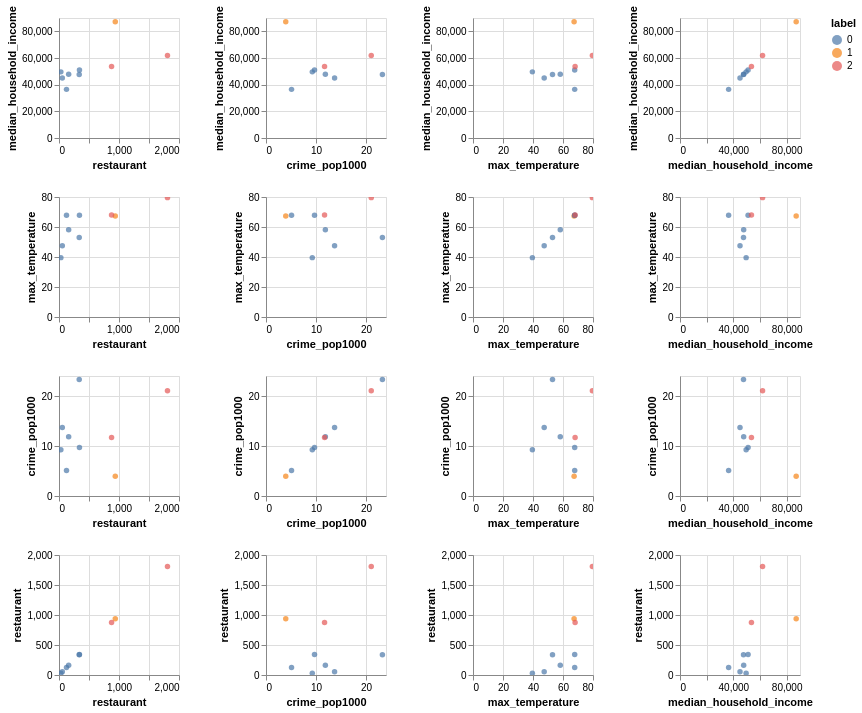

Write the Vega-Lite specification saved for this chart.
### Vega-Lite specification from a JSON file in a GitHub repository (floating-point values rounded to 4 significant figures)
{"config": {"view": {"continuousWidth": 400, "continuousHeight": 300}}, "repeat": {"column": ["restaurant", "crime_pop1000", "max_temperature", "median_household_income"], "row": ["median_household_income", "max_temperature", "crime_pop1000", "restaurant"]}, "spec": {"data": {"name": "data-d5df16c32e16dd92701447de07f85ea8"}, "mark": "circle", "encoding": {"color": {"type": "nominal", "field": "label"}, "x": {"type": "quantitative", "field": {"repeat": "column"}}, "y": {"type": "quantitative", "field": {"repeat": "row"}}}, "height": 120, "selection": {"selector001": {"type": "interval", "bind": "scales", "encodings": ["x", "y"]}}, "width": 120}, "$schema": "https://vega.github.io/schema/vega-lite/v4.8.1.json", "datasets": {"data-d5df16c32e16dd92701447de07f85ea8": [{"Name": "Channel Islands National Park", "median_household_income": 87130.0, "parking": 2468, "restaurant": 938, "tickets": "No", "max_temperature": 67.4, "min_temperature": 51.94, "Precipitation": 0.4549, "Wind_Speed": 13.45, "crime_pop1000": 3.952, "tickets_label": 0, "label": 1}, {"Name": "Crater Lake National Park", "median_household_income": 45010.0, "parking": 237, "restaurant": 55, "tickets": "Yes", "max_temperature": 47.46, "min_temperature": 38.24, "Precipitation": 1.02, "Wind_Speed": 15.25, "crime_pop1000": 13.72, "tickets_label": 1, "label": 0}, {"Name": "Everglades National Park", "median_household_income": 61930.0, "parking": 6582, "restaurant": 1808, "tickets": "Yes", "max_temperature": 79.58, "min_temperature": 64.71, "Precipitation": 0.8205, "Wind_Speed": 13.18, "crime_pop1000": 21.05, "tickets_label": 1, "label": 2}, {"Name": "Grand Canyon National Park", "median_household_income": 51070.0, "parking": 1102, "restaurant": 341, "tickets": "Yes", "max_temperature": 67.8, "min_temperature": 46.0, "Precipitation": 0.1283, "Wind_Speed": 11.54, "crime_pop1000": 9.703, "tickets_label": 1, "label": 0}, {"Name": "Petrified Forest National Park", "median_household_income": 36470.0, "parking": 457, "restaurant": 125, "tickets": "No", "max_temperature": 67.8, "min_temperature": 46.0, "Precipitation": 0.1283, "Wind_Speed": 11.54, "crime_pop1000": 5.108, "tickets_label": 0, "label": 0}, {"Name": "Great Smoky Mountains National Park", "median_household_income": 47620.0, "parking": 1035, "restaurant": 337, "tickets": "No", "max_temperature": 53.01, "min_temperature": 36.52, "Precipitation": 1.4, "Wind_Speed": 13.85, "crime_pop1000": 23.28, "tickets_label": 0, "label": 0}, {"Name": "Mesa Verde National Park", "median_household_income": 49600.0, "parking": 114, "restaurant": 31, "tickets": "Yes", "max_temperature": 39.58, "min_temperature": 17.75, "Precipitation": 0.07404, "Wind_Speed": 12.74, "crime_pop1000": 9.258, "tickets_label": 1, "label": 0}, {"Name": "Redwood National Park", "median_household_income": 47760.0, "parking": 802, "restaurant": 161, "tickets": "No", "max_temperature": 58.19, "min_temperature": 47.09, "Precipitation": 0.5271, "Wind_Speed": 14.69, "crime_pop1000": 11.87, "tickets_label": 0, "label": 0}, {"Name": "Saguaro National Park", "median_household_income": 53590.0, "parking": 13897, "restaurant": 876, "tickets": "Yes", "max_temperature": 68.07, "min_temperature": 40.52, "Precipitation": 0.09022, "Wind_Speed": 14.42, "crime_pop1000": 11.71, "tickets_label": 1, "label": 2}]}}
